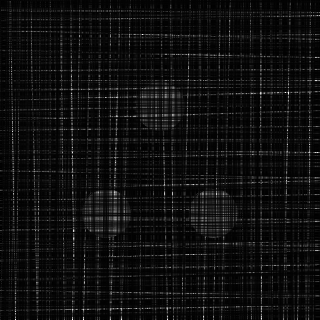
Frame 1 (no input)
Frame 60 (the mouse pressed at the canvas centre just before this capture): identical to frame 1, image omitted
Frame 120 (the mouse held since frame 60 and released just before this capture): identical to frame 1, image omitted

The Processing sketch that drew this single still picture (run headless with seeded random() and noise(); from frame 60 on, the mouse is pressed at the canvas centre):

// Processing sketch: circlegrid
// ── circlegrid.pde

void setup() {
  size(320,320);
  background(0);
  smooth();
  doDraw();
}

void draw() {}


void mouseDragged() {
  doDraw();
}


void doDraw() {
  fill(0);
  rect(0,0,width,height);
  fill(255, 150);
  triCircle();
  gridTartan();
}

void triCircle() {
  ellipse(int(width/2), int(height/3),  50, 50);
  ellipse(int(width*2/3), int((height*2)/3),  50, 50);
  ellipse(int(width/3), int((height*2)/3),  50, 50);
}

void gridTartan() {

  drawGrid(10, 255); 
  drawGridOffset(10, 128, 1);
  drawGridOffset(10, 64, 2);
  drawGridOffset(10, 32, 3);
  drawGridOffset(10, 16, 4);
  drawGridOffset(10, 8, 5);
  drawGridOffset(10, 4, 6);
  drawGridOffset(10, 2, 7);
  drawGridOffset(10, 1, 8);

}


void drawGrid(int n, int shadeofgray) {

  stroke(shadeofgray, shadeofgray, shadeofgray, 255);
  strokeWeight(1);
  
  for (int i=n; i<height; i=i+n) {
    line(0, i, width, int(random(i-10, i+10)));  
  }
  
  for (int i=n; i<width; i=i+n) {
    line(i, 0, int(random(i-10, i+10)), height);  
  }
}


void drawGridOffset(int n, int shadeofgray, int offset) {

stroke(shadeofgray, shadeofgray, shadeofgray, 128);
strokeWeight(1);
  
  for (int i=0; i<height; i=i+n-offset) {
    line(0, i, width, int(random(i-10, i+10)));  
  }
  
  for (int i=0; i<width; i=i+n-offset) {
    line(i, 0, int(random(i-10, i+10)), height);  
  }
} 
